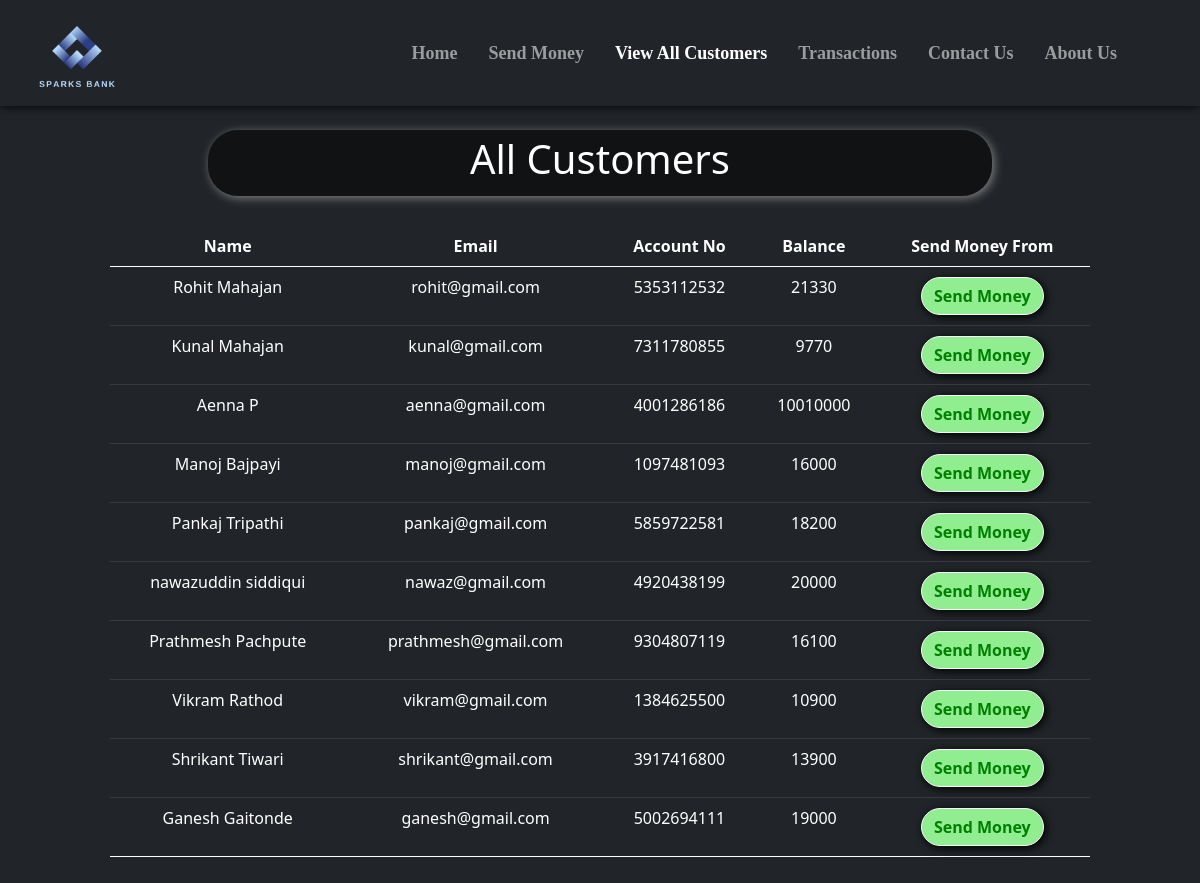
Page /Basic-Banking-System-main/all_cust.php on the committed database.
### tables this page shows
CREATE TABLE `users` (
  `sr` int(11) NOT NULL,
  `name` varchar(20) NOT NULL,
  `email` varchar(20) NOT NULL,
  `accno` varchar(10) NOT NULL,
  `blc` bigint(20) NOT NULL
);

### Basic-Banking-System-main/all_cust.php (the view, shortened to what this page needs)
<!doctype html>
<html lang="en">
<head>
    <link href="https://cdn.jsdelivr.net/npm/bootstrap@5.0.2/dist/css/bootstrap.min.css" rel="stylesheet"
>
    <link rel="stylesheet" href="https://cdnjs.cloudflare.com/ajax/libs/font-awesome/5.15.3/css/all.min.css"
 />
</head>
<body style="background-color:#212529;">
    <?php include 'spin.php'; ?>
    <nav class="navbar navbar-expand-lg navbar-dark bg-dark fixed fixed-top"
        style="font-family:candara; font-size:18px; box-shadow: 0px 0px 10px 0px black;">
        <div class="container-fluid">
            <a href="index.php"><img src="statics\logo.png" alt=""
                    style="height: 80px; margin-left:25px; margin-top:10px;"></a>
        </div>
        <div class="collapse navbar-collapse" id="navbarSupportedContent">
            <b>
                <ul class="navbar-nav ">
                    <li class="nav-item nav-links" style="margin-left:15px;">
                        <a class="nav-link text-nowrap" aria-current="page" href="index.php">Home</a>
                    </li>
                    <li class="nav-item" style="margin-left:15px; ">
                        <a class="nav-link text-nowrap" href="send_money.php">Send Money</a>
                    </li>
                    <li class="nav-item" style="margin-left:15px;">
                        <a class="nav-link text-nowrap active" href="all_cust.php">View All Customers</a>
                    </li>
                    <li class="nav-item" style="margin-left:15px;">
                        <a class="nav-link text-nowrap" href="transactions.php">Transactions</a>
                    </li>
                    <li class="nav-item" style="margin-left:15px;">
                        <a class="nav-link text-nowrap" href="contact_us.php">Contact Us</a>
                    </li>
                    <li class="nav-item" style="margin-left:15px; margin-right:75px;">
                        <a class="nav-link text-nowrap" href="about_us.php">About Us</a>
                    </li>
                </ul>
            </b>
        </div>
    </nav>
    <center>
        <div class="container" style="margin-top: 10%; padding:10px 80px 10px 80px; ">
            <div
                style="width:80%; background-color:rgba(0,0,0,.5); padding:5px 5px 5px 5px; border-radius:30px; box-shadow: 2px 2px 10px gray;">
                <h1 style=" color:white;">All Customers</h1>
            </div>
            <?php
    $conn = mysqli_connect('127.0.0.1:3307', $username, $password, $database);
    if(!$conn){
        die("Connection not established: ".mysqli_connect_error());
    }else{
        $sql = "SELECT * FROM `users`";
        $result = mysqli_query($conn, $sql);
?>
            <table class="table table-dark" style="margin-top: 30px;">
                <thead>
                    <tr>
                        <th scope="col">Name</th>
                        <th scope="col">Email</th>
                        <th scope="col">Account No</th>
                        <th scope="col">Balance</th>
                        <th scope="col">Send Money From</th>
                    </tr>
                </thead>
                <?php
echo "<tbody>";
        while($row = mysqli_fetch_assoc($result)){
        echo    '
            <tr>
              <td>'.$row['name'].'</td>
              <td>'.$row['email'].'</td>
              <td>'.$row['accno'].'</td>
              <td>'.$row['blc'].'</td>
              <td style="padding:10px 10px 10px 10px">
              <a href="send_money.php?reads='.$row['accno'].'"
              <button type="button" class="btn mybtn btn-outline-light">Send Money</button>
              </a>
              </td>
            </tr>';
    }
    }
    echo "</tbody>";
?>
        </div>
    </center>
</body>
</html>

### Basic-Banking-System-main/spin.php (shortened to what this page needs)
<html>
<head>
<link rel="stylesheet" href="https://cdnjs.cloudflare.com/ajax/libs/font-awesome/5.15.3/css/all.min.css" />
</head>
<body>
    </body>
</html>

### Basic-Banking-System-main/all_cust.php (style rules this page uses)
th, td { text-align: center; }
.mybtn { box-shadow: 2px 2px 10px black; border-radius: 30px; font-weight: bold; background-color: lightgreen; color: green; }

### rows in the picture
users: name "Rohit Mahajan", email "rohit@gmail.com", accno "5353112532", blc "21330"
users: name "Kunal Mahajan", email "kunal@gmail.com", accno "7311780855", blc "9770"
users: name "Aenna P", email "aenna@gmail.com", accno "4001286186", blc "10010000"
users: name "Manoj Bajpayi", email "manoj@gmail.com", accno "1097481093", blc "16000"
users: name "Pankaj Tripathi", email "pankaj@gmail.com", accno "5859722581", blc "18200"
users: name "nawazuddin siddiqui", email "nawaz@gmail.com", accno "4920438199", blc "20000"
users: name "Prathmesh Pachpute", email "prathmesh@gmail.com", accno "9304807119", blc "16100"
users: name "Vikram Rathod", email "vikram@gmail.com", accno "1384625500", blc "10900"
users: name "Shrikant Tiwari", email "shrikant@gmail.com", accno "3917416800", blc "13900"
users: name "Ganesh Gaitonde", email "ganesh@gmail.com", accno "5002694111", blc "19000"
